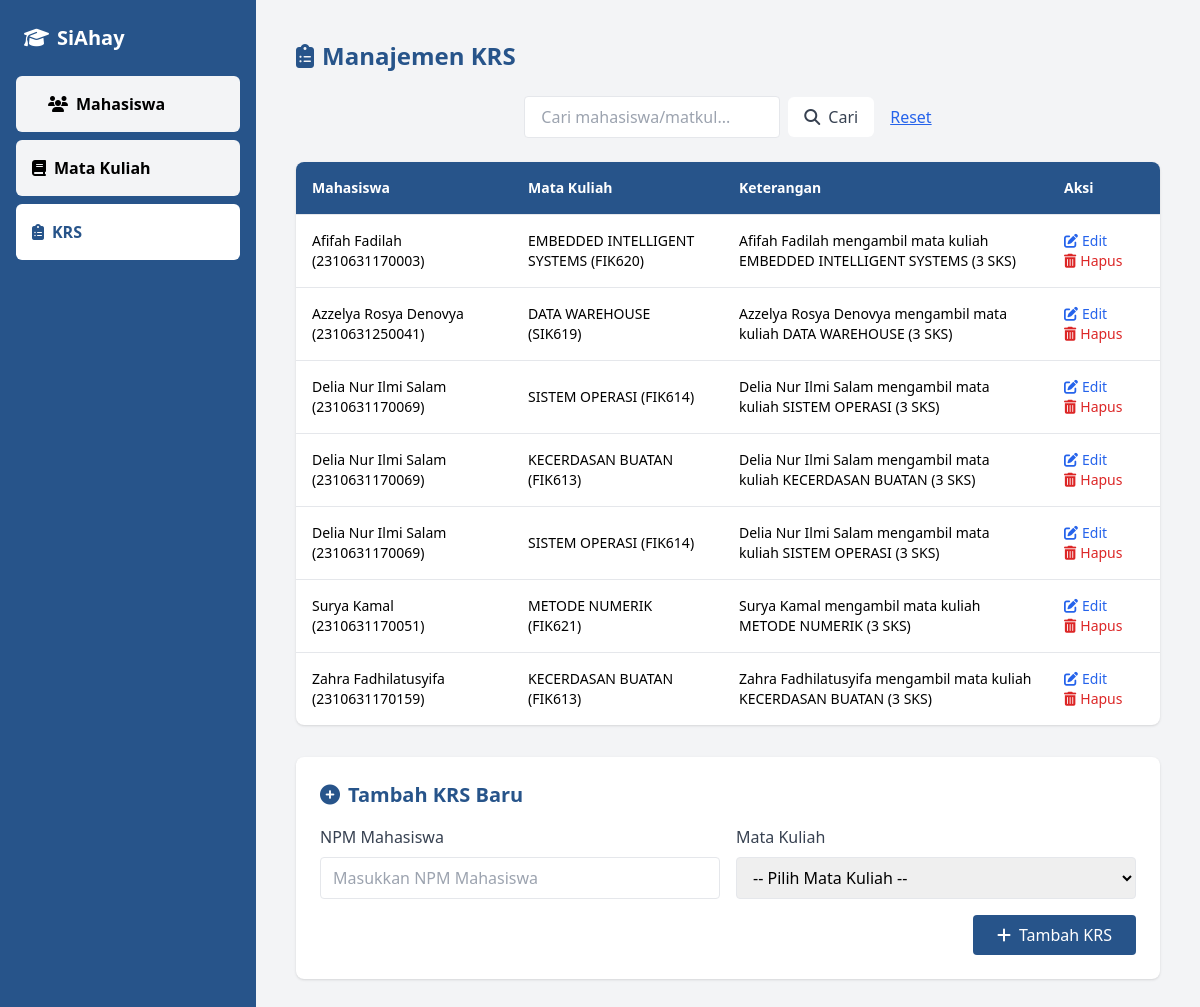
The page /krs.php on the database its author committed.
### tables this page shows
CREATE TABLE `krs` (
  `id` int(11) NOT NULL,
  `mahasiswa_npm` char(13) DEFAULT NULL,
  `matakuliah_kodemk` char(6) DEFAULT NULL
);

CREATE TABLE `mahasiswa` (
  `npm` char(13) NOT NULL,
  `nama` varchar(50) DEFAULT NULL,
  `jurusan` enum('Teknik Informatika','Sistem Operasi') DEFAULT NULL,
  `alamat` text DEFAULT NULL
);

CREATE TABLE `matakuliah` (
  `kodemk` char(6) NOT NULL,
  `nama` varchar(50) DEFAULT NULL,
  `jumlah_sks` int(3) DEFAULT NULL
);

### krs.php (the view, shortened to what this page needs)
<?php
include('koneksi.php');
$editMode = false;
$editData = null;
$cari = isset($_GET['cari']) ? $_GET['cari'] : '';
$sql = "
    SELECT krs.id, mahasiswa.nama AS nama_mhs, mahasiswa.npm, matakuliah.nama AS nama_mk, matakuliah.kodemk, matakuliah.jumlah_sks
    FROM krs
    JOIN mahasiswa ON krs.mahasiswa_npm = mahasiswa.npm
    JOIN matakuliah ON krs.matakuliah_kodemk = matakuliah.kodemk
    WHERE mahasiswa.nama LIKE '%$cari%' OR matakuliah.nama LIKE '%$cari%'
    ORDER BY mahasiswa.nama
";
$data = $koneksi->query($sql);
?>
<!DOCTYPE html>
<html lang="en">
<head>
    <script src="https://cdn.tailwindcss.com"></script>
    <link rel="stylesheet" href="https://cdnjs.cloudflare.com/ajax/libs/font-awesome/6.4.0/css/all.min.css">
</head>
<body class="bg-gray-100 min-h-screen flex">
    <aside class="w-64 bg-[#27548A] text-white flex flex-col">
        <div class="p-6 text-xl font-bold flex items-center">
            <i class="fas fa-graduation-cap mr-2"></i>
            <a href="index.php" class="text-white hover:underline">SiAhay</a>
        </div>
        <nav class="flex-1 px-4 space-y-2">
            <a href="mhs.php" class="block bg-gray-100 text-black font-semibold hover:bg-[#B2C6D5] rounded-md px-8 py-4 text-center flex items-center">
                <i class="fas fa-users mr-2"></i>
                <span>Mahasiswa</span>
            </a>
            <a href="matkul.php" class="block bg-gray-100 text-black font-semibold hover:bg-[#B2C6D5] rounded-md px-4 py-4 text-center flex items-center">
                <i class="fas fa-book mr-2"></i>
                <span>Mata Kuliah</span>
            </a>
            <a href="krs.php" class="block bg-white text-[#27548A]  font-semibold hover:bg-[#B2C6D5] rounded-md px-4 py-4 text-center flex items-center">
                <i class="fas fa-clipboard-list mr-2"></i>
                <span>KRS</span>
            </a>
        </nav>
    </aside>
    <main class="flex-1 p-10 fade-in">
        <h1 class="text-2xl font-bold mb-6 text-[#27548A] flex items-center">
            <i class="fas fa-clipboard-list mr-2"></i>
            <span>Manajemen KRS</span>
        </h1>
        <form method="GET" class="mb-6 flex items-center gap-2 justify-center">
            <input type="text" name="cari" placeholder="Cari mahasiswa/matkul..."
                   value="<?= htmlspecialchars($cari) ?>"
                   class="px-4 py-2 border rounded w-64 focus:outline-none focus:ring-2 focus:ring-blue-500">
            <button type="submit" class="bg-white px-4 py-2 hover:bg-[#27548A]/30 rounded-md flex items-center">
                <i class="fas fa-search mr-2 text-gray-700"></i>
                <span class="text-gray-700">Cari</span>
            </button>
            <a href="krs.php" class="text-blue-600 underline ml-2">Reset</a>
        </form>
        <div class="overflow-x-auto bg-white rounded-lg shadow hover-effect">
            <table class="w-full text-sm">
                <thead class="bg-[#27548A] text-white">
                    <tr>
                        <th class="p-4 text-left">Mahasiswa</th>
                        <th class="p-4 text-left">Mata Kuliah</th>
                        <th class="p-4 text-left">Keterangan</th>
                        <th class="p-4 text-left">Aksi</th>
                    </tr>
                </thead>
                <tbody>
                    <?php if ($data->num_rows > 0): ?>
                        <?php while ($krs = $data->fetch_assoc()): ?>
                            <tr class="border-t hover:bg-gray-50">
                                <td class="p-4"><?= $krs['nama_mhs'] ?> (<?= $krs['npm'] ?>)</td>
                                <td class="p-4"><?= $krs['nama_mk'] ?> (<?= $krs['kodemk'] ?>)</td>
                                <td class="p-4">
                                    <?= $krs['nama_mhs'] ?> mengambil mata kuliah <?= $krs['nama_mk'] ?> (<?= $krs['jumlah_sks'] ?> SKS)
                                </td>
                                <td class="p-4">
                                    <a href="krs.php?edit=<?= $krs['id'] ?>"
                                       class="text-blue-600 hover:text-blue-800 inline-flex items-center">
                                        <i class="fas fa-edit mr-1"></i> Edit
                                    </a>
                                    <a href="krs.php?hapus=<?= $krs['id'] ?>"
                                       onclick="return confirm('Yakin hapus data?')"
                                       class="text-red-600 hover:text-red-800 inline-flex items-center">
                                        <i class="fas fa-trash-alt mr-1"></i> Hapus
                                    </a>
                                </td>
                            </tr>
                        <?php endwhile ?>
                    <?php endif ?>
                </tbody>
            </table>
        </div>
        <div class="bg-white p-6 rounded-lg shadow mt-8 hover-effect">
            <h2 class="text-xl font-semibold mb-4 text-[#27548A] flex items-center">
                <i class="fas <?= $editMode ? 'fa-edit' : 'fa-plus-circle' ?> mr-2"></i>
                <?= $editMode ? 'Edit Data KRS' : 'Tambah KRS Baru' ?>
            </h2>
            <form method="POST">
                <div class="grid grid-cols-1 md:grid-cols-2 gap-4 mb-4">
                    <div>
                        <label for="mahasiswa_npm" class="block text-gray-700 mb-2">NPM Mahasiswa</label>
                        <input type="text" name="mahasiswa_npm" id="mahasiswa_npm"
                               value="<?= $editMode ? $editData['mahasiswa_npm'] : '' ?>"
                               required
                               class="w-full px-3 py-2 border rounded focus:outline-none focus:ring-2 focus:ring-blue-500"
                               placeholder="Masukkan NPM Mahasiswa">
                    </div>
                    <div>
                        <label for="matakuliah_kodemk" class="block text-gray-700 mb-2">Mata Kuliah</label>
                        <select name="matakuliah_kodemk" id="matakuliah_kodemk"
                                required
                                class="w-full px-3 py-2 border rounded focus:outline-none focus:ring-2 focus:ring-blue-500">
                            <option value="">-- Pilih Mata Kuliah --</option>
                        </select>
                    </div>
                </div>
                <div class="flex justify-end">
                    <button type="submit" class="bg-[#27548A] text-white px-6 py-2 rounded hover:bg-[#1e436e] flex items-center">
                        <i class="fas <?= $editMode ? 'fa-save' : 'fa-plus' ?> mr-2"></i>
                        <?= $editMode ? 'Update Data' : 'Tambah KRS' ?>
                    </button>
                </div>
            </form>
        </div>
    </main>
</body>
</html>

### krs.php (style rules this page uses)
.fade-in { animation: fadeIn 0.6s ease-out; }

### rows shown on the page
krs: mahasiswa_npm.nama "Afifah Fadilah", mahasiswa_npm.npm "2310631170003", matakuliah_kodemk.nama "EMBEDDED INTELLIGENT SYSTEMS", matakuliah_kodemk.kodemk "FIK620", matakuliah_kodemk.jumlah_sks "3"
krs: mahasiswa_npm.nama "Azzelya Rosya Denovya", mahasiswa_npm.npm "2310631250041", matakuliah_kodemk.nama "DATA WAREHOUSE", matakuliah_kodemk.kodemk "SIK619", matakuliah_kodemk.jumlah_sks "3"
krs: mahasiswa_npm.nama "Delia Nur Ilmi Salam", mahasiswa_npm.npm "2310631170069", matakuliah_kodemk.nama "SISTEM OPERASI", matakuliah_kodemk.kodemk "FIK614", matakuliah_kodemk.jumlah_sks "3"
krs: mahasiswa_npm.nama "Delia Nur Ilmi Salam", mahasiswa_npm.npm "2310631170069", matakuliah_kodemk.nama "KECERDASAN BUATAN", matakuliah_kodemk.kodemk "FIK613", matakuliah_kodemk.jumlah_sks "3"
krs: mahasiswa_npm.nama "Delia Nur Ilmi Salam", mahasiswa_npm.npm "2310631170069", matakuliah_kodemk.nama "SISTEM OPERASI", matakuliah_kodemk.kodemk "FIK614", matakuliah_kodemk.jumlah_sks "3"
krs: mahasiswa_npm.nama "Surya Kamal", mahasiswa_npm.npm "2310631170051", matakuliah_kodemk.nama "METODE NUMERIK", matakuliah_kodemk.kodemk "FIK621", matakuliah_kodemk.jumlah_sks "3"
krs: mahasiswa_npm.nama "Zahra Fadhilatusyifa", mahasiswa_npm.npm "2310631170159", matakuliah_kodemk.nama "KECERDASAN BUATAN", matakuliah_kodemk.kodemk "FIK613", matakuliah_kodemk.jumlah_sks "3"
